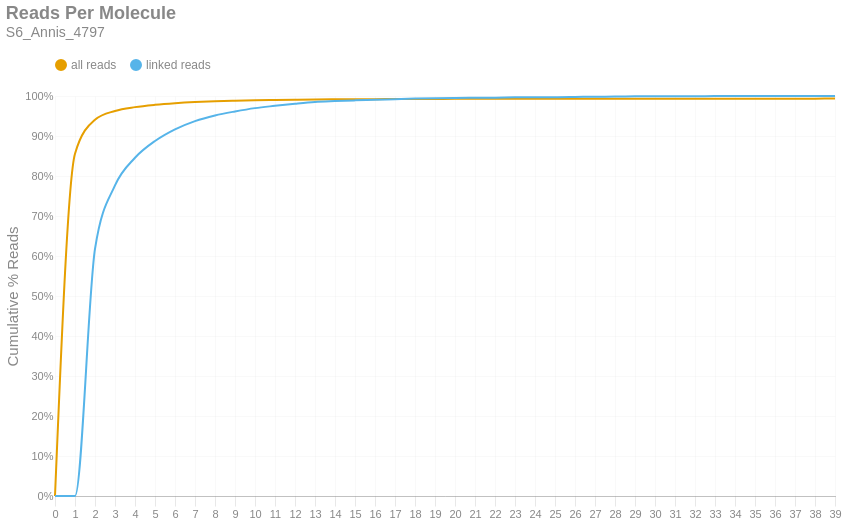

The notebook cell this image was saved under:
### Markdown cell above
### Reads per Molecule
This chart shows the cumulative distribution of the number of reads per linked molecule. That is, how many alignments are associated with a unique molecule. This excludes the number of reads associated with invalid or absent linked-read barcodes. The `linked` histogram is the percentages recalculated when disregarding singletons.

### Code cell
if SKIPLR:
    print_html(f"Skipped")
else:
    counts = np.bincount(valids['reads'].cast(pl.Int64).to_numpy())
    weighted = counts * np.arange(len(counts))
    all_perc = weighted / n_reads
    linked_perc = weighted / n_linked_reads
    linked_perc[1] = 0
    binned_df = pl.DataFrame({
        'readsper': list(range(len(counts))),
        'all reads (cumsum)': np.cumsum(all_perc).tolist(),
        'linked reads (cumsum)': np.cumsum(linked_perc).tolist(),
    })

    with SafeRender(binned_df):
        (
            density_plot(binned_df, 'Reads Per Molecule', samplename, 'readspmol')
            .encode(
                x=alt.X('readsper:O', title=None).axis(labelAngle=0).scale(padding=0),
                y=alt.Y('value:Q', title='Cumulative % Reads').axis(format='%').stack(False),
                color=alt.Color("key:N").scale(domain=["all reads", "linked reads"]),
                tooltip=[
                    alt.Tooltip("key:N", title="Data Type"),
                    alt.Tooltip("readsper:O", title="Reads Per Molecule"),
                    alt.Tooltip("value:Q", format=".2%", title="% Reads (Cum.)")
                ]            
            )
        ).display()

### Figure 1 — Vega-Lite specification as saved in the notebook (floating-point values rounded to 4 significant figures)
{"width": "container", "height": 400, "config": {"title": {"anchor": "start", "dy": -15, "fontSize": 18, "color": "#888888", "subtitleColor": "#888888", "subtitleFontSize": 14}, "arc": {"fill": "#0072B2"}, "axis": {"domainColor": "#888888", "domainWidth": 0.5, "gridWidth": 0.2, "grid": false, "titleFontWeight": 400, "titleFontSize": 15, "labelFontSize": 11, "labelColor": "#888888", "tickColor": "#888888", "tickWidth": 0.2, "titleColor": "#888888"}, "axisBand": {"grid": false}, "axisX": {"grid": true, "tickSize": 10, "domainCap": "round"}, "axisY": {"domain": false, "grid": true, "tickSize": 0, "domainCap": "round"}, "background": "transparent", "header": {"labelFontSize": 15, "labelColor": "#888888", "titleFontSize": 15, "titleFontWeight": 600, "titleColor": "#888888"}, "legend": {"labelFont": "sans-serif", "labelFontSize": 12, "labelColor": "#888888", "symbolSize": 100, "symbolType": "circle", "titleFontSize": 12, "titlePadding": 10, "titleColor": "#888888", "title": null, "orient": "top"}, "range": {"category": ["#E69F00", "#56B4E9", "#009E73", "#F0E442", "#0072B2", "#D55E00", "#CC79A7", "#000000"], "diverging": ["#cfe8f3", "#a2d4ec", "#73bfe2", "#46abdb", "#1696d2", "#12719e"]}, "area": {"fill": "#0072B2", "fillOpacity": 0.7, "line": true, "strokeOpacity": 0.7}, "line": {"color": "#0072B2", "stroke": "#0072B2", "strokeWidth": 2}, "trail": {"color": "#0072B2", "stroke": "#0072B2", "strokeWidth": 0, "size": 1}, "point": {"filled": true, "fillOpacity": 1.0, "size": 95}, "text": {"color": "#888888", "fontSize": 11, "align": "right", "fontWeight": 400, "size": 11}, "bar": {"fill": "#0072B2", "stroke": null}, "view": {"stroke": null, "continuousWidth": 660, "continuousHeight": 400}}, "data": {"name": "data-0f5467da562d417f0f7a915fe9eeb73a"}, "mark": {"type": "line", "interpolate": "monotone", "point": {"opacity": 0, "size": 275}}, "encoding": {"color": {"field": "key", "scale": {"domain": ["all reads", "linked reads"]}, "type": "nominal"}, "tooltip": [{"field": "key", "title": "Data Type", "type": "nominal"}, {"field": "readsper", "title": "Reads Per Molecule", "type": "ordinal"}, {"field": "value", "format": ".2%", "title": "% Reads (Cum.)", "type": "quantitative"}], "x": {"axis": {"labelAngle": 0}, "field": "readsper", "scale": {"padding": 0}, "title": null, "type": "ordinal"}, "y": {"axis": {"format": "%"}, "field": "value", "stack": false, "title": "Cumulative % Reads", "type": "quantitative"}}, "params": [{"name": "param_c36ac31b6afebe62", "select": {"type": "point", "fields": ["key"]}, "bind": "legend"}], "title": {"text": "Reads Per Molecule", "subtitle": "S6_Annis_4797"}, "transform": [{"fold": ["all reads (cumsum)", "linked reads (cumsum)"]}, {"calculate": "replace(datum.key, ' (cumsum)', '')", "as": "key"}, {"filter": {"param": "param_c36ac31b6afebe62"}}], "usermeta": {"embedOptions": {"downloadFileName": "S6_Annis_4797.readspmol"}}, "$schema": "https://vega.github.io/schema/vega-lite/v6.1.0.json", "datasets": {"data-0f5467da562d417f0f7a915fe9eeb73a": [{"readsper": 0, "all reads (cumsum)": 0.0, "linked reads (cumsum)": 0.0}, {"readsper": 1, "all reads (cumsum)": 0.8557, "linked reads (cumsum)": 0.0}, {"readsper": 2, "all reads (cumsum)": 0.9408, "linked reads (cumsum)": 0.6176}, {"readsper": 3, "all reads (cumsum)": 0.9627, "linked reads (cumsum)": 0.7764}, {"readsper": 4, "all reads (cumsum)": 0.9722, "linked reads (cumsum)": 0.8456}, {"readsper": 5, "all reads (cumsum)": 0.978, "linked reads (cumsum)": 0.8874}, {"readsper": 6, "all reads (cumsum)": 0.982, "linked reads (cumsum)": 0.9166}, {"readsper": 7, "all reads (cumsum)": 0.9848, "linked reads (cumsum)": 0.9373}, {"readsper": 8, "all reads (cumsum)": 0.9868, "linked reads (cumsum)": 0.9514}, {"readsper": 9, "all reads (cumsum)": 0.9881, "linked reads (cumsum)": 0.9613}, {"readsper": 10, "all reads (cumsum)": 0.9893, "linked reads (cumsum)": 0.9697}, {"readsper": 11, "all reads (cumsum)": 0.9901, "linked reads (cumsum)": 0.9755}, {"readsper": 12, "all reads (cumsum)": 0.9908, "linked reads (cumsum)": 0.9808}, {"readsper": 13, "all reads (cumsum)": 0.9914, "linked reads (cumsum)": 0.9852}, {"readsper": 14, "all reads (cumsum)": 0.9917, "linked reads (cumsum)": 0.9874}, {"readsper": 15, "all reads (cumsum)": 0.992, "linked reads (cumsum)": 0.9891}, {"readsper": 16, "all reads (cumsum)": 0.9922, "linked reads (cumsum)": 0.9905}, {"readsper": 17, "all reads (cumsum)": 0.9924, "linked reads (cumsum)": 0.9921}, {"readsper": 18, "all reads (cumsum)": 0.9926, "linked reads (cumsum)": 0.9936}, {"readsper": 19, "all reads (cumsum)": 0.9927, "linked reads (cumsum)": 0.9947}, {"readsper": 20, "all reads (cumsum)": 0.9928, "linked reads (cumsum)": 0.9952}, {"readsper": 21, "all reads (cumsum)": 0.9929, "linked reads (cumsum)": 0.9955}, {"readsper": 22, "all reads (cumsum)": 0.9929, "linked reads (cumsum)": 0.9958}, {"readsper": 23, "all reads (cumsum)": 0.993, "linked reads (cumsum)": 0.9968}, {"readsper": 24, "all reads (cumsum)": 0.9931, "linked reads (cumsum)": 0.997}, {"readsper": 25, "all reads (cumsum)": 0.9931, "linked reads (cumsum)": 0.997}, {"readsper": 26, "all reads (cumsum)": 0.9931, "linked reads (cumsum)": 0.9975}, {"readsper": 27, "all reads (cumsum)": 0.9932, "linked reads (cumsum)": 0.9983}, {"readsper": 28, "all reads (cumsum)": 0.9933, "linked reads (cumsum)": 0.9985}, {"readsper": 29, "all reads (cumsum)": 0.9933, "linked reads (cumsum)": 0.9991}, {"readsper": 30, "all reads (cumsum)": 0.9934, "linked reads (cumsum)": 0.9993}, {"readsper": 31, "all reads (cumsum)": 0.9934, "linked reads (cumsum)": 0.9995}, {"readsper": 32, "all reads (cumsum)": 0.9934, "linked reads (cumsum)": 0.9995}, {"readsper": 33, "all reads (cumsum)": 0.9934, "linked reads (cumsum)": 0.9997}, {"readsper": 34, "all reads (cumsum)": 0.9934, "linked reads (cumsum)": 0.9997}, {"readsper": 35, "all reads (cumsum)": 0.9934, "linked reads (cumsum)": 0.9997}, {"readsper": 36, "all reads (cumsum)": 0.9934, "linked reads (cumsum)": 0.9997}, {"readsper": 37, "all reads (cumsum)": 0.9934, "linked reads (cumsum)": 0.9997}, {"readsper": 38, "all reads (cumsum)": 0.9934, "linked reads (cumsum)": 0.9997}, {"readsper": 39, "all reads (cumsum)": 0.9935, "linked reads (cumsum)": 1.0}]}}
